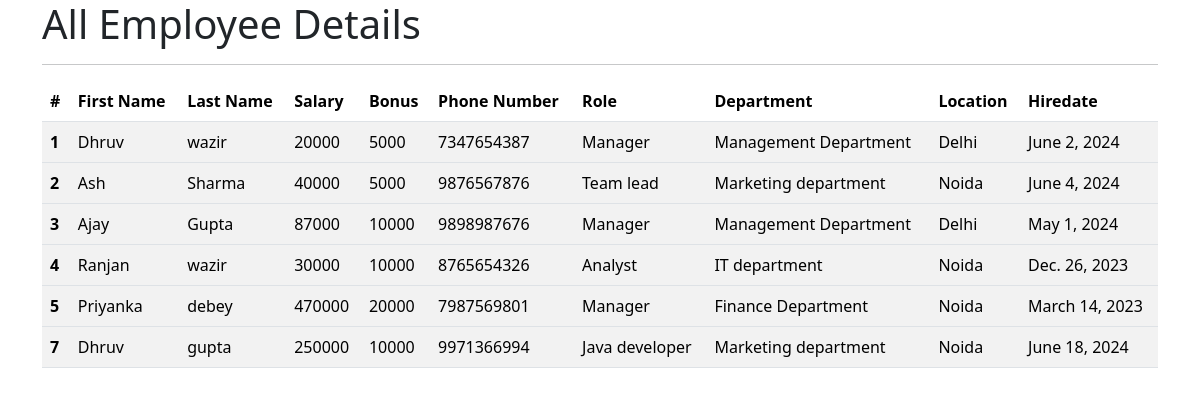
The app's page /all_emp with its own data.
### emp_app/models.py (models this page shows, shortened)
class Employee(models.Model):
        first_name = models.CharField(max_length=100, null=False)
        last_name = models.CharField(max_length=100)
        dept = models.ForeignKey(Department, on_delete=models.CASCADE)
        salary = models.IntegerField(default=0)
        bonus = models.IntegerField(default=0)
        role = models.ForeignKey(Role, on_delete=models.CASCADE)
        phone = models.IntegerField(default=0)
        hire_data=models.DateField()
        def __str__(self):
            return "%s %s %s " %(self.first_name, self.last_name, self.phone)

class Role(models.Model):
    name=models.CharField(max_length=100,null=False)

class Department(models.Model):
    name=models.CharField(max_length=100,null=False)
    location=models.CharField(max_length=100)

### emp_app/views.py (the view)
# urls.py: path('all_emp',views.all_emp , name='all_emp'),
def all_emp(request):
    emps=Employee.objects.all()
    context={
        'emps':emps
    }
    print(context)
    return render(request,'all_emp.html',context)

### emp_app/templates/all_emp.html (shortened to what this page needs)
<!DOCTYPE html>
<html lang="en">
<head>
     <link href="https://cdn.jsdelivr.net/npm/bootstrap@5.3.3/dist/css/bootstrap.min.css" rel="stylesheet">
</head>
  <body>
  <div class = "container">
       <h1>All Employee Details </h1>
      <hr>
      <table class="table table-striped">
  <thead>
    <tr>
      <th scope="col">#</th>
      <th scope="col">First Name</th>
      <th scope="col">Last Name</th>
        <th scope="col">Salary</th>
        <th scope="col">Bonus</th>
      <th scope="col">Phone Number</th>
              <th scope="col">Role</th>
              <th scope="col">Department</th>
              <th scope="col">Location</th>
              <th scope="col">Hiredate</th>
    </tr>
  </thead>
            {% for emp in emps %}
  <tbody>
    <tr>
      <th scope="row">{{emp.id}}</th>
      <td>{{emp.first_name}}</td>
      <td>{{emp.last_name}}</td>
      <td>{{emp.salary}}</td>
        <td>{{emp.bonus}}</td>
        <td>{{emp.phone}}</td>
        <td>{{emp.role.name}}</td>
        <td>{{emp.dept.name}}</td>
        <td>{{emp.dept.location}}</td>
        <td>{{emp.hire_data}}</td>
    </tr>
  </tbody>
          {% endfor %}
</table>
  </div>
  </body>
</html>

### records on screen
Employee: id "1", first_name "Dhruv", last_name "wazir", salary "20000", bonus "5000", phone "7347654387", role.name "Manager", dept.name "Management Department", dept.location "Delhi", hire_data "June 2, 2024"
Employee: id "2", first_name "Ash", last_name "Sharma", salary "40000", bonus "5000", phone "9876567876", role.name "Team lead", dept.name "Marketing department", dept.location "Noida", hire_data "June 4, 2024"
Employee: id "3", first_name "Ajay", last_name "Gupta", salary "87000", bonus "10000", phone "9898987676", role.name "Manager", dept.name "Management Department", dept.location "Delhi", hire_data "May 1, 2024"
Employee: id "4", first_name "Ranjan", last_name "wazir", salary "30000", bonus "10000", phone "8765654326", role.name "Analyst", dept.name "IT department", dept.location "Noida", hire_data "Dec. 26, 2023"
Employee: id "5", first_name "Priyanka", last_name "debey", salary "470000", bonus "20000", phone "7987569801", role.name "Manager", dept.name "Finance Department", dept.location "Noida", hire_data "March 14, 2023"
Employee: id "7", first_name "Dhruv", last_name "gupta", salary "250000", bonus "10000", phone "9971366994", role.name "Java developer", dept.name "Marketing department", dept.location "Noida", hire_data "June 18, 2024"
